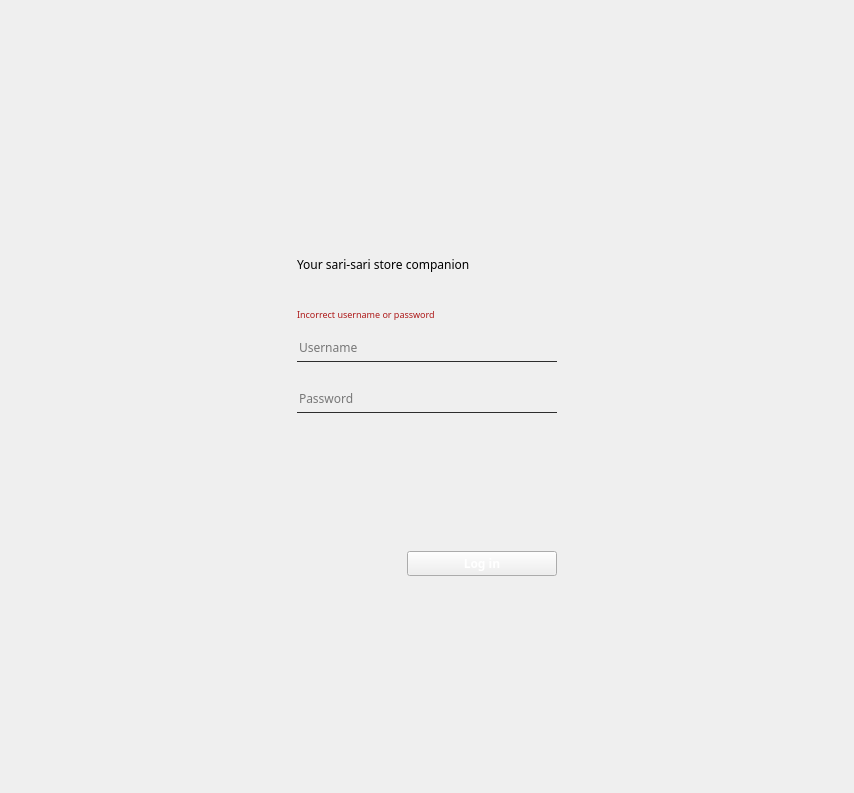
         <widget class="QWidget" name="page_login">
          <layout class="QGridLayout" name="gridLayout_5">
           <item row="0" column="2">
            <spacer name="verticalSpacer_3">
             <property name="orientation">
              <enum>Qt::Vertical</enum>
             </property>
             <property name="sizeHint" stdset="0">
              <size>
               <width>20</width>
               <height>35</height>
              </size>
             </property>
            </spacer>
           </item>
           <item row="1" column="0">
            <spacer name="horizontalSpacer">
             <property name="orientation">
              <enum>Qt::Horizontal</enum>
             </property>
             <property name="sizeHint" stdset="0">
              <size>
               <width>116</width>
               <height>20</height>
              </size>
             </property>
            </spacer>
           </item>
           <item row="1" column="1" rowspan="2" colspan="2">
            <widget class="QWidget" name="widget_login_bg" native="true">
             <property name="minimumSize">
              <size>
               <width>600</width>
               <height>700</height>
              </size>
             </property>
             <layout class="QGridLayout" name="gridLayout_6">
              <item row="2" column="1">
               <spacer name="verticalSpacer_6">
                <property name="orientation">
                 <enum>Qt::Vertical</enum>
                </property>
                <property name="sizeHint" stdset="0">
                 <size>
                  <width>20</width>
                  <height>92</height>
                 </size>
                </property>
               </spacer>
              </item>
              <item row="1" column="0">
               <spacer name="horizontalSpacer_3">
                <property name="orientation">
                 <enum>Qt::Horizontal</enum>
                </property>
                <property name="sizeHint" stdset="0">
                 <size>
                  <width>92</width>
                  <height>20</height>
                 </size>
                </property>
               </spacer>
              </item>
              <item row="1" column="2">
               <spacer name="horizontalSpacer_4">
                <property name="orientation">
                 <enum>Qt::Horizontal</enum>
                </property>
                <property name="sizeHint" stdset="0">
                 <size>
                  <width>92</width>
                  <height>20</height>
                 </size>
                </property>
               </spacer>
              </item>
              <item row="0" column="1">
               <spacer name="verticalSpacer_5">
                <property name="orientation">
                 <enum>Qt::Vertical</enum>
                </property>
                <property name="sizeHint" stdset="0">
                 <size>
                  <width>20</width>
                  <height>92</height>
                 </size>
                </property>
               </spacer>
              </item>
              <item row="1" column="1">
               <widget class="QWidget" name="widget_login_space" native="true">
                <property name="minimumSize">
                 <size>
                  <width>380</width>
                  <height>480</height>
                 </size>
                </property>
                <property name="maximumSize">
                 <size>
                  <width>380</width>
                  <height>480</height>
                 </size>
                </property>
                <layout class="QGridLayout" name="gridLayout_7">
                 <property name="leftMargin">
                  <number>60</number>
                 </property>
                 <property name="topMargin">
                  <number>60</number>
                 </property>
                 <property name="rightMargin">
                  <number>60</number>
                 </property>
                 <property name="bottomMargin">
                  <number>60</number>
                 </property>
                 <property name="spacing">
                  <number>0</number>
                 </property>
                 <item row="1" column="0">
                  <widget class="QLabel" name="label_3">
                   <property name="font">
                    <font>
                     <family>Hauora</family>
                     <pointsize>9</pointsize>
                    </font>
                   </property>
                   <property name="layoutDirection">
                    <enum>Qt::LeftToRight</enum>
                   </property>
                   <property name="text">
                    <string>Your sari-sari store companion</string>
                   </property>
                  </widget>
                 </item>
                 <item row="2" column="0">
                  <spacer name="verticalSpacer_7">
                   <property name="orientation">
                    <enum>Qt::Vertical</enum>
                   </property>
                   <property name="sizeType">
                    <enum>QSizePolicy::Fixed</enum>
                   </property>
                   <property name="sizeHint" stdset="0">
                    <size>
                     <width>20</width>
                     <height>35</height>
                    </size>
                   </property>
                  </spacer>
                 </item>
                 <item row="10" column="0">
                  <spacer name="verticalSpacer_11">
                   <property name="orientation">
                    <enum>Qt::Vertical</enum>
                   </property>
                   <property name="sizeHint" stdset="0">
                    <size>
                     <width>20</width>
                     <height>254</height>
                    </size>
                   </property>
                  </spacer>
                 </item>
                 <item row="0" column="0">
                  <widget class="QLabel" name="label_login_logo">
                   <property name="minimumSize">
                    <size>
                     <width>200</width>
                     <height>40</height>
                    </size>
                   </property>
                   <property name="maximumSize">
                    <size>
                     <width>200</width>
                     <height>40</height>
                    </size>
                   </property>
                   <property name="text">
                    <string/>
                   </property>
                   <property name="pixmap">
                    <pixmap resource="../Paninda Pro/resource.qrc">:/icons/Icons/3d/logo.png</pixmap>
                   </property>
                   <property name="scaledContents">
                    <bool>true</bool>
                   </property>
                  </widget>
                 </item>
                 <item row="7" column="0">
                  <widget class="QLineEdit" name="lineEdit_password">
                   <property name="font">
                    <font>
                     <family>Hauora</family>
                     <pointsize>9</pointsize>
                    </font>
                   </property>
                   <property name="styleSheet">
                    <string notr="true">background-color: rgba(0,0,0,0);
border: none;
border-bottom: 0.5px solid rgb(45, 45, 45);
padding-bottom: 4px;
padding-top: 7px;

</string>
                   </property>
                   <property name="placeholderText">
                    <string>Password</string>
                   </property>
                  </widget>
                 </item>
                 <item row="5" column="0">
                  <widget class="QLineEdit" name="lineEdit_username">
                   <property name="font">
                    <font>
                     <family>Hauora</family>
                     <pointsize>9</pointsize>
                    </font>
                   </property>
                   <property name="styleSheet">
                    <string notr="true">background-color: rgba(0,0,0,0);
border: none;
border-bottom: 0.5px solid rgb(45, 45, 45);
padding-bottom: 4px;
padding-top: 7px;

</string>
                   </property>
                   <property name="placeholderText">
                    <string>Username</string>
                   </property>
                  </widget>
                 </item>
                 <item row="6" column="0">
                  <spacer name="verticalSpacer_8">
                   <property name="orientation">
                    <enum>Qt::Vertical</enum>
                   </property>
                   <property name="sizeType">
                    <enum>QSizePolicy::Fixed</enum>
                   </property>
                   <property name="sizeHint" stdset="0">
                    <size>
                     <width>20</width>
                     <height>20</height>
                    </size>
                   </property>
                  </spacer>
                 </item>
                 <item row="4" column="0">
                  <spacer name="verticalSpacer_9">
                   <property name="orientation">
                    <enum>Qt::Vertical</enum>
                   </property>
                   <property name="sizeType">
                    <enum>QSizePolicy::Fixed</enum>
                   </property>
                   <property name="sizeHint" stdset="0">
                    <size>
                     <width>20</width>
                     <height>10</height>
                    </size>
                   </property>
                  </spacer>
                 </item>
                 <item row="11" column="0" alignment="Qt::AlignRight">
                  <widget class="QPushButton" name="pushButton_login">
                   <property name="minimumSize">
                    <size>
                     <width>150</width>
                     <height>0</height>
                    </size>
                   </property>
                   <property name="maximumSize">
                    <size>
                     <width>150</width>
                     <height>16777215</height>
                    </size>
                   </property>
                   <property name="font">
                    <font>
                     <family>Hauora</family>
                     <pointsize>9</pointsize>
                     <bold>true</bold>
                    </font>
                   </property>
                   <property name="cursor">
                    <cursorShape>ArrowCursor</cursorShape>
                   </property>
                   <property name="layoutDirection">
                    <enum>Qt::LeftToRight</enum>
                   </property>
                   <property name="styleSheet">
                    <string notr="true">color: rgb(255, 255, 255);</string>
                   </property>
                   <property name="text">
                    <string>Log in</string>
                   </property>
                   <property name="iconSize">
                    <size>
                     <width>30</width>
                     <height>30</height>
                    </size>
                   </property>
                   <property name="checkable">
                    <bool>true</bool>
                   </property>
                   <property name="autoExclusive">
                    <bool>true</bool>
                   </property>
                  </widget>
                 </item>
                 <item row="3" column="0" alignment="Qt::AlignLeft">
                  <widget class="QPushButton" name="pushButton_incorrect">
                   <property name="minimumSize">
                    <size>
                     <width>260</width>
                     <height>0</height>
                    </size>
                   </property>
                   <property name="font">
                    <font>
                     <family>Hauora</family>
                     <pointsize>7</pointsize>
                    </font>
                   </property>
                   <property name="styleSheet">
                    <string notr="true">background-color: rgba(0,0,0,0);
color: rgb(173, 24, 24);
border: none;
text-align: left;
padding: 0;</string>
                   </property>
                   <property name="text">
                    <string>Incorrect username or password</string>
                   </property>
                  </widget>
                 </item>
                </layout>
               </widget>
              </item>
             </layout>
            </widget>
           </item>
           <item row="2" column="3">
            <spacer name="horizontalSpacer_2">
             <property name="orientation">
              <enum>Qt::Horizontal</enum>
             </property>
             <property name="sizeHint" stdset="0">
              <size>
               <width>116</width>
               <height>20</height>
              </size>
             </property>
            </spacer>
           </item>
           <item row="3" column="1">
            <spacer name="verticalSpacer_4">
             <property name="orientation">
              <enum>Qt::Vertical</enum>
             </property>
             <property name="sizeHint" stdset="0">
              <size>
               <width>20</width>
               <height>36</height>
              </size>
             </property>
            </spacer>
           </item>
          </layout>
         </widget>
